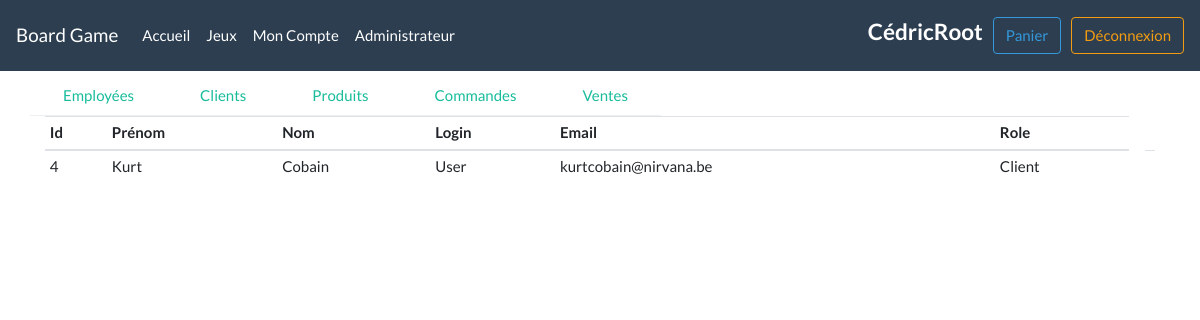
Page /admin?case=customer (signed in) on the committed database.
### tables this page shows
CREATE TABLE `users`(
id INT AUTO_INCREMENT PRIMARY KEY,
firstName VARCHAR(50) NOT NULL,
lastName VARCHAR(50) NOT NULL,
login VARCHAR(50) NOT NULL UNIQUE,
passwordUser VARCHAR(100) NOT NULL,
email VARCHAR(100),
roleId INT NOT NULL DEFAULT 4,
FOREIGN KEY (roleId) REFERENCES roles (id)
);

### models/user.php (called while the page is built, shortened)
<?php
class User{
	private $id;
	private $firstName;
	private $lastName;
	private $login;
	private $email;
  private $roleId;
  public static function getAllUsers(int $role){
    $pdo = DataBase::connect();
    if($role == 1){
      $response = $pdo->query("SELECT * FROM users WHERE roleId <= 3");
      $response->setFetchMode( PDO::FETCH_CLASS, "User");
      $data = $response->fetchAll();
    }
    else if($role == 2){
      $response = $pdo->query("SELECT * FROM users WHERE roleId LIKE 4");
      $response->setFetchMode(PDO::FETCH_CLASS, "User");
      $data = $response->fetchAll();
    }
    return $data;
  }
  public static function roleConvert(int $role){
    switch($role){
      case 4:
       return 'Client';
       break;
    }
  }
  public function getId(){
    return $this->id;
  }
  public function getFirstName(){
    return $this->firstName;
  }
  public function getLastName(){
    return $this->lastName;
  }
	public function getLogin(){
		return $this->login;
  }
  public function getEmail(){
    return $this->email;
  }
  public function getRoleId(){
    return $this->roleId;
  }
}
?>

### views/customer.php (the view, shortened to what this page needs)
<table class="table table-sm">
  <thead>
    <tr>
      <th scope="col">Id</th>
      <th scope="col">Prénom</th>
      <th scope="col">Nom</th>
      <th scope="col">Login</th>
      <th scope="col">Email</th>
      <th scope="col">Role</th>
    </tr>
  </thead>
  <tbody>
<?php
$row = FALSE;
foreach($user as $line){
  if($row == FALSE){
    echo '<tr> <td>' .
    $line->getId() . '</td> <td>' .
    $line->getFirstName() . '</td> <td>' .
    $line->getLastName() . '</td> <td>' .
    $line->getLogin() . '</td> <td>' .
    $line->getEmail() . '</td> <td>' .
    $role = User::roleConvert($line->getRoleId()) . '</td> <td class="td-right">';
  }
  if($row == FALSE){
    $row = TRUE;
  }
  else{
    $row = FALSE;
  }
}
?>
  </tbody>
</table>

### style.css (style rules this page uses)
.td-right { float: right; border: none; }

### rows in the picture
users: id "4", firstName "Kurt", lastName "Cobain", login "User", email "kurtcobain@nirvana.be", roleId "Client"

### other values in the picture
$_SESSION['login'] "CédricRoot"
